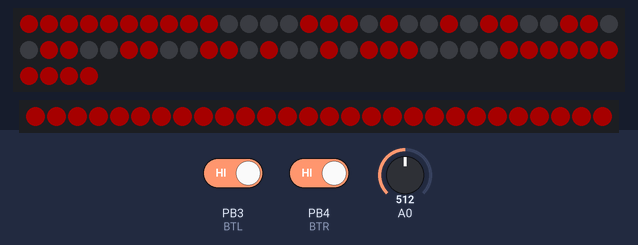
Bench run of a sketch on a simulated ATtiny85, built for the host (arithmetic inside an expression is 32-bit, double 64-bit). On the bench: 64 RGB LEDs in strip order, left to right, continuing on the next row, 28 RGB LEDs in strip order, left to right. The inputs (shaded band) are chosen by the test bench; at power-on: PB3 (BTL) HIGH, PB4 (BTR) HIGH, A0 = 512. Dim RGB values are drawn brighter than linear; what the sketch prints to the serial monitor is not drawn.

Above: at 1.2 s.
1.3 s: PB3 (BTL) driven LOW
4.3 s: PB4 (BTR) driven LOW
At 4.35 s:
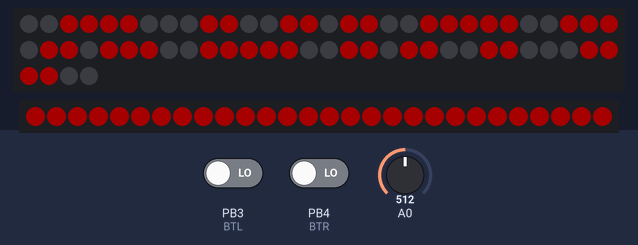
7.1 s: PB4 (BTR) driven HIGH
At 7.34 s:
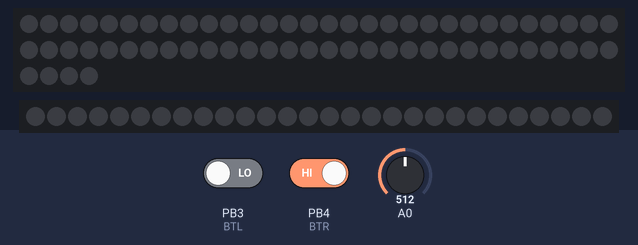
At 8.0 s:
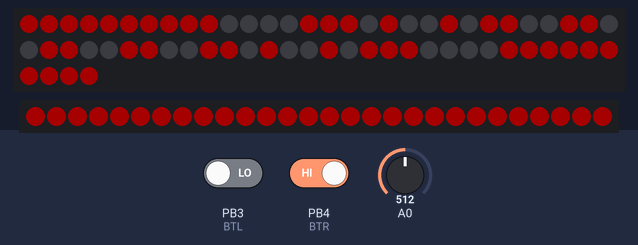
10.1 s: A0 set to 416
13.1 s: A0 set to 393
16.1 s: A0 set to 716
Timing chart, 0 to 19.1 s (numbered marks = the images above; inputs shaded):
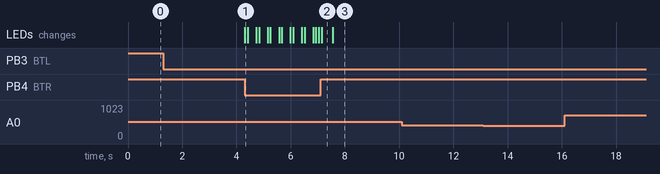

The sketch:

humi_0606.ino
```cpp
#include <Adafruit_NeoPixel.h>

#define BARWING 7     // 바 LED
#define ADAMATRIX 6  // 매트릭스 LED
//#define LEFTPIN   9   // 바LED 좌측
//#define RIGHTPIN  8   // 바LED 우측
#define BTL 3        // 좌측 버튼
#define BTR 4        // 우측 버튼
#define NUMPIXELS 64  // 매트릭스 LED개수
#define BARPIXELS 28  // 바 LED개수
#define PRESSURE A0

// LED 개수, 아두이노 디지털 핀, 네오픽셀 컬러 타입 + 네오픽셀 클럭
Adafruit_NeoPixel matrix = Adafruit_NeoPixel(NUMPIXELS, ADAMATRIX, NEO_GRB + NEO_KHZ800);
Adafruit_NeoPixel bar = Adafruit_NeoPixel(BARPIXELS, BARWING, NEO_GRB + NEO_KHZ800);

int btLeft, btRight, btLCD;  // 좌우 버튼
int c = 0;            // 버튼 동시 제어 변수
int presRead;         // 압력센서
int presPoint;

int humi[4][64]={
  { 0, 0, 0, 1, 0, 0, 0, 0,
    0, 0, 1, 1, 0, 0, 0, 0,
    0, 1, 1, 0, 0, 0, 0, 0,
    1, 1, 1, 1, 1, 1, 1, 1,
    1, 1, 1, 1, 1, 1, 1, 1,
    0, 1, 1, 0, 0, 0, 0, 0,
    0, 0, 1, 1, 0, 0, 0, 0,
    0, 0, 0, 1, 0, 0, 0, 0
  },
  { 0, 0, 0, 0, 1, 0, 0, 0,
    0, 0, 0, 0, 1, 1, 0, 0,
    0, 0, 0, 0, 0, 1, 1, 0,
    1, 1, 1, 1, 1, 1, 1, 1,
    1, 1, 1, 1, 1, 1, 1, 1,
    0, 0, 0, 0, 0, 1, 1, 0,
    0, 0, 0, 0, 1, 1, 0, 0,
    0, 0, 0, 0, 1, 0, 0, 0
  },
  { 1, 1, 1, 1, 1, 1, 1, 1,
    1, 1, 0, 0, 0, 0, 1, 1,
    1, 0, 1, 0, 0, 1, 0, 1,
    1, 0, 0, 1, 1, 0, 0, 1,
    1, 0, 0, 1, 1, 0, 0, 1,
    1, 0, 1, 0, 0, 1, 0, 1,
    1, 1, 0, 0, 0, 0, 1, 1,
    1, 1, 1, 1, 1, 1, 1, 1
  },
  { 0, 0, 1, 1, 1, 1, 0, 0,
    0, 1, 1, 0, 0, 1, 1, 0,
    1, 1, 0, 0, 1, 1, 1, 1,
    1, 0, 0, 1, 1, 1, 0, 1,
    1, 0, 1, 1, 1, 0, 0, 1,
    1, 1, 1, 1, 0, 0, 1, 1,
    0, 1, 1, 0, 0, 1, 1, 0,
    0, 0, 1, 1, 1, 1, 0, 0
  }
};

int matrixColor[4][3] = {
  {0, 20, 0},
  {0, 20, 0},
  {40, 0, 0},
  {40, 0, 0},
};

int barShape[3][28] = {
  { 1, 1, 1, 1, 1, 1, 1, 1, 1, 1, 1, 1, 1, 1, 0, 0, 0, 0, 0, 0, 0, 0, 0, 0, 0, 0, 0, 0 },
  { 0, 0, 0, 0, 0, 0, 0, 0, 0, 0, 0, 0, 0, 0, 1, 1, 1, 1, 1, 1, 1, 1, 1, 1, 1, 1, 1, 1 },
  { 1, 1, 1, 1, 1, 1, 1, 1, 1, 1, 1, 1, 1, 1, 1, 1, 1, 1, 1, 1, 1, 1, 1, 1, 1, 1, 1, 1 }
};

int barColor[3][3] = {
  {0, 20, 0}, {0, 20, 0}, {40, 0, 0}
};

void setup() {
  #if defined (__AVR_ATtiny85__)
  if (F_CPU == 16000000) clock_prescale_set(clock_div_1);
  #endif
  Serial.begin(9600);
  matrix.begin();
  bar.begin();
  pinMode(ADAMATRIX, OUTPUT); // 매트릭스 핀
  pinMode(BARWING, OUTPUT);   // 바 핀
  pinMode(BTL, INPUT); // 좌측 버튼
  pinMode(BTR, INPUT); // 우측 버튼
}

void loop() {

// 매트릭스 LED + 바 LED
  showMatrix();
  showPres(presRead, PRESSURE, presPoint);
}

void showPres(int presRead1, int PRESSURE1, int presPoint1)
{
  presRead1 = analogRead(PRESSURE1);
  presPoint1 = map(presRead1, 0, 1024, 0,255);
  Serial.println(presPoint1);
  if(presPoint1 >= 15) {//수정해줘야함
    for(int i=0;i<64;i++) {
      matrix.setPixelColor(i, matrix.Color(humi[2][i]*matrixColor[2][0], humi[2][i]*matrixColor[2][1], humi[2][i]*matrixColor[2][2]));
    }
    for(int i=0;i<28;i++) {
      bar.setPixelColor(i,bar.Color(barShape[2][i]*barColor[2][0], barShape[2][i]*barColor[2][1], barShape[2][i]*barColor[2][2]));
    }
  matrix.show();
  bar.show();
  }
}

void showMatrix()
{
  btLeft = digitalRead(BTL);
  btRight = digitalRead(BTR);

  if(btLeft == LOW && btRight==HIGH) {
    Serial.print("L");
    for(int i=0;i<64;i++) {
      matrix.setPixelColor(i, matrix.Color(humi[0][i]*matrixColor[0][0], humi[0][i]*matrixColor[0][1], humi[0][i]*matrixColor[0][2]));
    }
    for(int i=0;i<28;i++) {
      bar.setPixelColor(i,bar.Color(barShape[0][i]*barColor[0][0], barShape[0][i]*barColor[0][1], barShape[0][i]*barColor[0][2]));
    }
  matrix.show();
  bar.show();
  }else if(btLeft == HIGH) {
    for(int i=0;i<64;i++) {
      matrix.setPixelColor(i, matrix.Color(0,0,0));
    }
    for(int i=0;i<28;i++) {
      bar.setPixelColor(i,bar.Color(0,0,0));
    }
  matrix.show();
  bar.show();
  }

  if(btRight == LOW && btLeft==HIGH) {
    for(int i=0;i<64;i++) {
      matrix.setPixelColor(i, matrix.Color(humi[1][i]*matrixColor[1][0], humi[1][i]*matrixColor[1][1], humi[1][i]*matrixColor[1][2]));
    }
    for(int i=0;i<28;i++) {
      bar.setPixelColor(i,bar.Color(barShape[1][i]*barColor[0][0], barShape[1][i]*barColor[0][1], barShape[1][i]*barColor[0][2]));
    }
   matrix.show();
   bar.show();
   }else if(btRight == HIGH) {
    for(int i=0;i<64;i++) {
      matrix.setPixelColor(i, matrix.Color(0,0,0));
    }
    for(int i=0;i<28;i++) {
      bar.setPixelColor(i,bar.Color(0,0,0));
    }
   matrix.show();
   bar.show();
  }
  if(btRight == LOW && btLeft == LOW){
   for(int i=0;i<64;i++) {
      matrix.setPixelColor(i, matrix.Color(humi[3][i]*matrixColor[3][0], humi[3][i]*matrixColor[3][1], humi[3][i]*matrixColor[3][2]));
    }
    for(int i=0;i<28;i++) {
      bar.setPixelColor(i,bar.Color(barShape[2][i]*barColor[2][0], barShape[2][i]*barColor[2][1], barShape[2][i]*barColor[2][2]));
    }
   matrix.show();
   bar.show();
   delay(100);
    for(int i=0;i<64;i++) {

      matrix.setPixelColor(i, matrix.Color(0,0,0));
    }
    for(int i=0;i<28;i++) {
      bar.setPixelColor(i,bar.Color(0,0,0));
    }
   matrix.show();
   bar.show();
   delay(100);
  }else if(btRight == HIGH && btLeft == HIGH){
    for(int i=0;i<64;i++) {
      matrix.setPixelColor(i, matrix.Color(0,0,0));
    }
    for(int i=0;i<28;i++) {
      bar.setPixelColor(i,bar.Color(0,0,0));
    }
   matrix.show();
   bar.show();
  }
}
```

Measured:
- after the input at 4.3 s, the LEDs: change at once (image 1)
- what the display in image 2 shows lasts 0.4 s, from 7.1 s to 7.5 s
